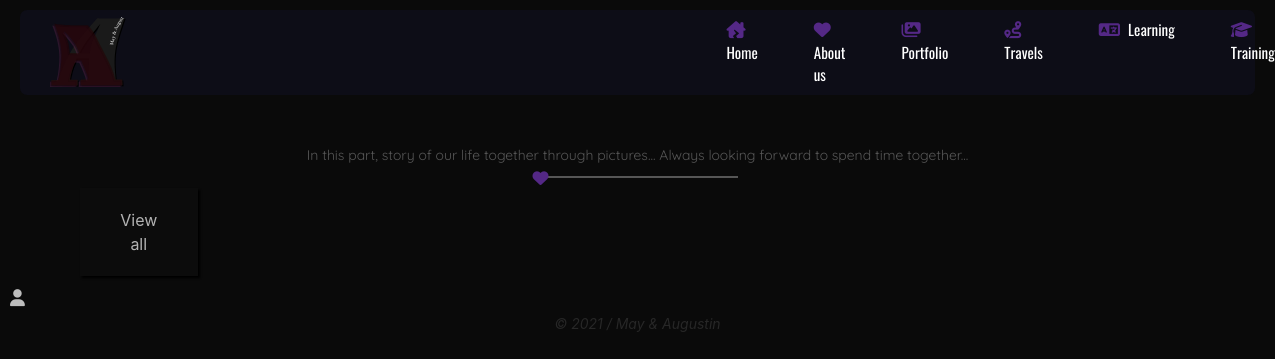
The page /portfolio.php?category=Wedding day on the database as committed earlier.
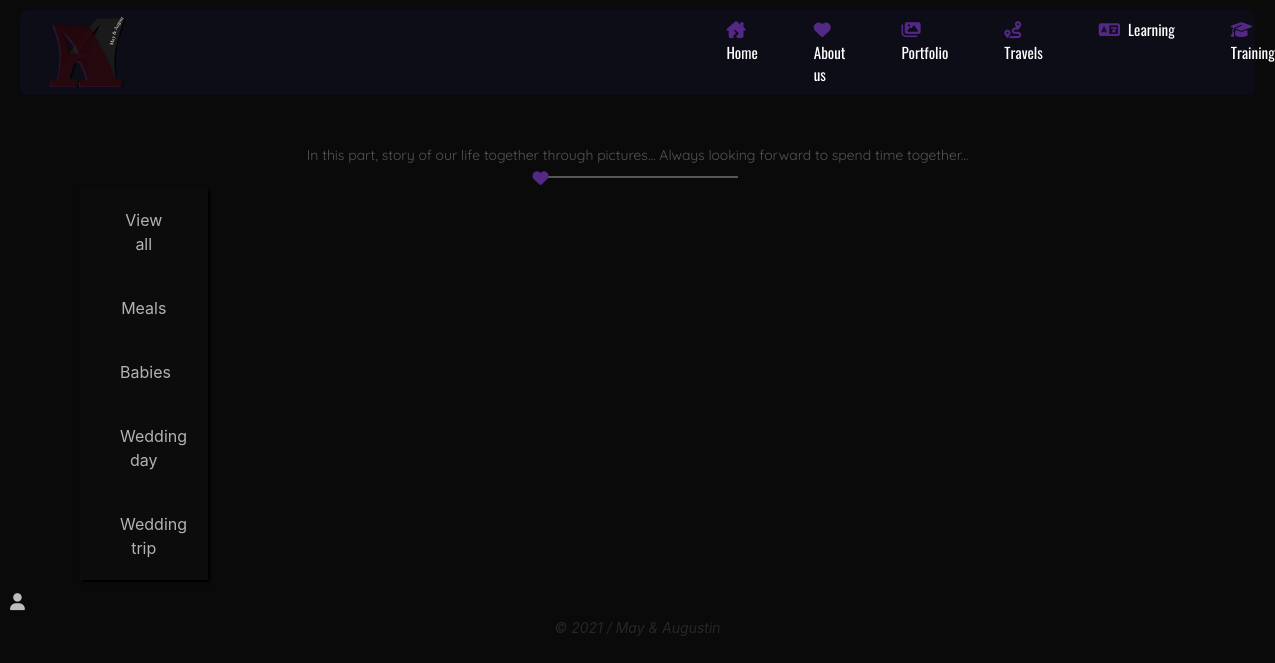
The same page on the database as committed later.
### tables this page shows
CREATE TABLE IF NOT EXISTS `categories_portfolio` (
  `id` int NOT NULL AUTO_INCREMENT,
  `category` varchar(255) DEFAULT NULL,
  PRIMARY KEY (`id`)
);

### assets/functions/queries.php (called while the page is built, shortened)
<?php
$categories_portfolio = $bdd->query('SELECT * FROM categories_portfolio');

### assets/functions/functions.php (called while the page is built, shortened)
<?php
require('env.php');
try {
    $bdd = new PDO('mysql:host=localhost;dbname=tagalog;charset=utf8', $user, $mdp);
}
catch (Exception $e) {
    die('Erreur : ' . $e->getMessage());
}
require('queries.php');

### portfolio.php (the view, shortened to what this page needs)
<?php
    require('assets/functions/functions.php');
    include('assets/header.php');
?>
<section class="title-portfolio">
    <p>In this part, story of our life together through pictures... Always looking forward to spend time together...</p>
    <div class="underline-title-portfolio"><i class="fas fa-heart"></i></div>
</section>
<section class="main-content-portfolio">
    <div class="main-menu-portfolio">
    <ul>
        <li><a href="#">View all</a></li>
        <?php while ($data = $categories_portfolio->fetch()) { ?>
            <li><a href="?category=<?php echo $data['category']; ?>"><?php echo $data['category']; ?></a></li>
        <?php } ?>
    </ul>
    </div>
</section>
<?php include('assets/footer.php'); ?>

Rows that differ between the two databases and show on the page:
added categories_portfolio: category "Meals"
added categories_portfolio: category "Babies"
added categories_portfolio: category "Wedding day"
added categories_portfolio: category "Wedding trip"
